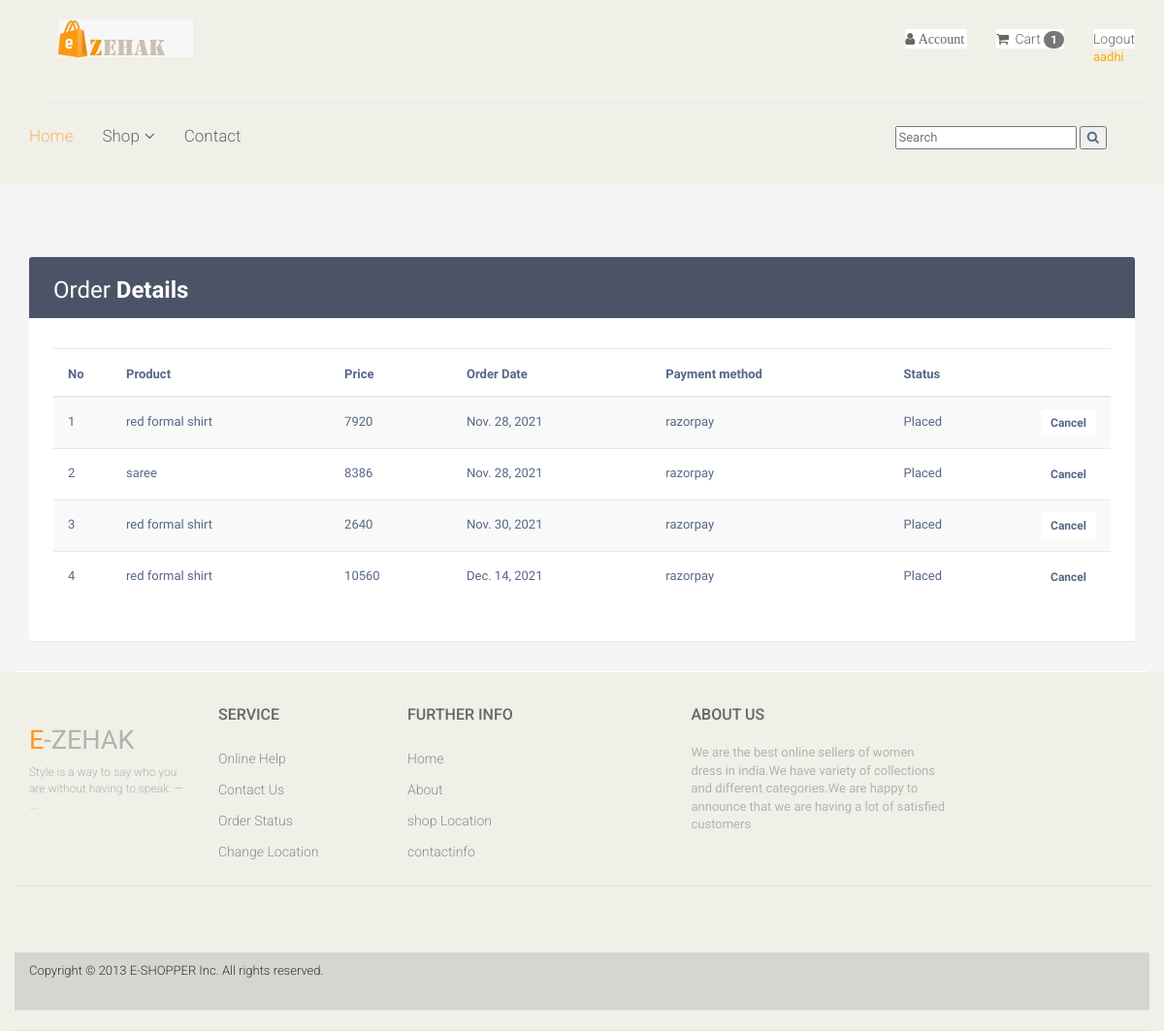
The app's page /myorder (signed in), older data.
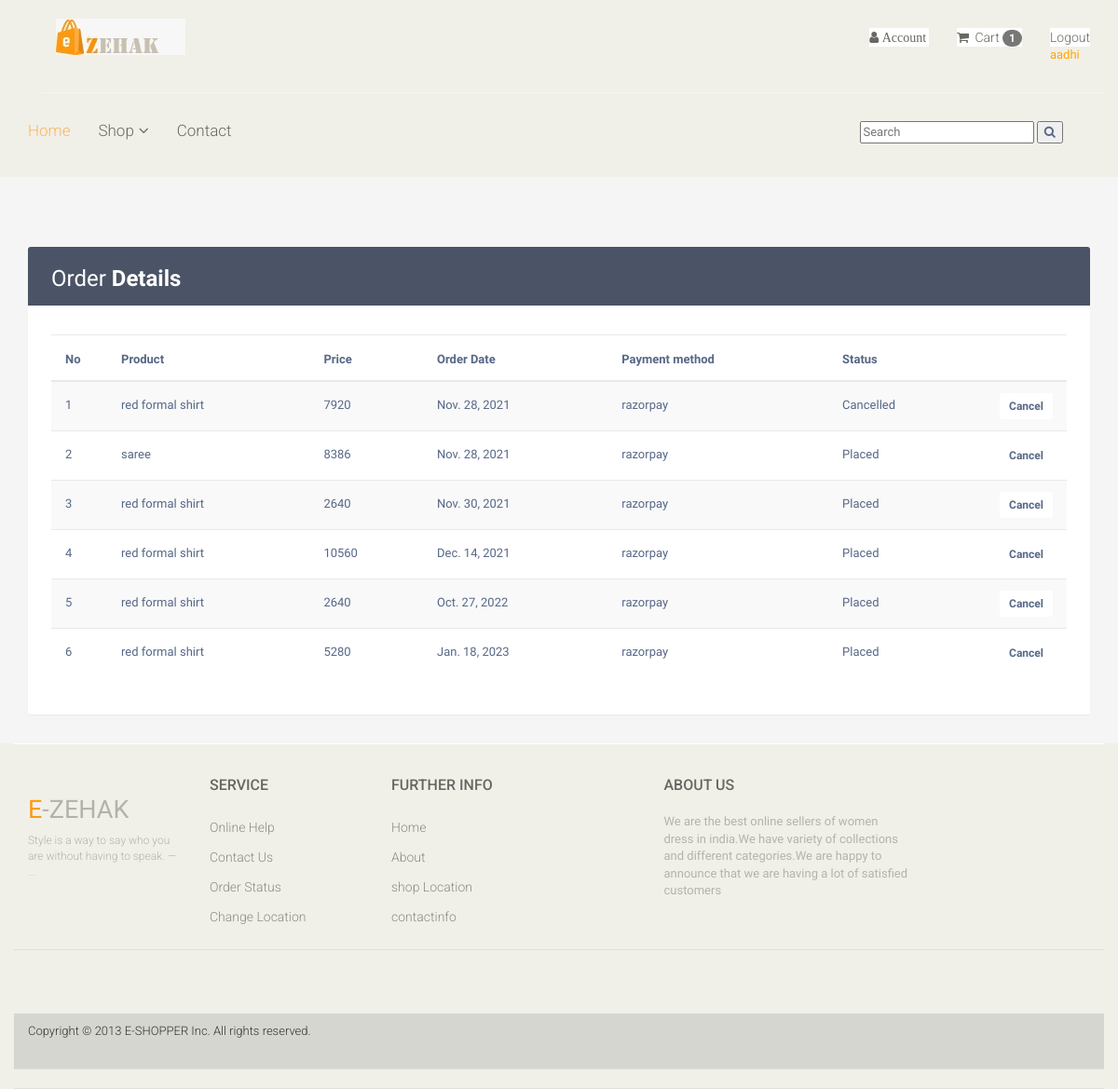
The same page, newer data.
### zehak/models.py (models this page shows, shortened)
class Order(models.Model):
    STATUS = {
        ('Placed','Placed'),
        ('Cancelled','Cancelled'),
        ('Shipped','Shipped'),
        ('Delivered','Delivered'),
        ('Returned','Returned')
    }
    PAYMENT_STATUS = {
        ('Success','Success'),
        ('Failed','Failed'),
        ('Pending','Pending'),
    }
    user = models.ForeignKey(User,on_delete=models.CASCADE)
    item = models.ForeignKey(Product,on_delete=models.CASCADE)
    order_id = models.UUIDField(default=uuid.uuid4, unique=True, db_index=True, editable=False)
    price = models.IntegerField()
    address = models.ForeignKey(Address,on_delete=models.CASCADE,null=True)
    order_date = models.DateField(auto_now_add=True)
    order_time = models.TimeField(auto_now_add=True)
    status = models.CharField(max_length=20,choices=STATUS,default='Placed')
    payment_status = models.CharField(max_length=20,choices=PAYMENT_STATUS,default='Success')
    pay_method = models.CharField(max_length=100,default=100)

### week8/models.py (models this page shows, shortened)
class Product(models.Model):
    image1 = models.ImageField(upload_to='photos/productimages')
    image2 = models.ImageField(upload_to='photos/productimages')
    image3 = models.ImageField(upload_to='photos/productimages',blank=True)
    image4 = models.ImageField(upload_to='photos/productimages',blank=True)
    brand = models.CharField(max_length=50)
    productname = models.CharField(max_length=50,unique=True)
    category = models.ForeignKey(Category,on_delete=models.CASCADE)
    price = models.IntegerField()
    offers = models.IntegerField(default=0)
    newprice = models.IntegerField(default=0)
    size = models.ManyToManyField(Size, default='s')
    stock = models.IntegerField()

### zehak/views.py (the view)
# urls.py: path('myorder',views.myorder,name='myorder'),
def myorder(request):
    user=request.user
    order = Order.objects.filter(user=user)
    context = {
        'user': user,
        'order' : order,
        }
    return render(request,"user/myorder.html",context)

### zehak/context_processor.py (called while the page is built)
def counter(request):
    cart_count = 0
    if 'admin' in request.path:
        return {}
    else:
        try:
            cart_items = CartItem.objects.all().filter(user=request.user)
            for cart_item in cart_items:
                cart_count += 1
        except TypeError:
            cart_count = 0
    return dict(cart_count=cart_count)

### templates/user/myorder.html (shortened to what this page needs)
{% load static %}
<!DOCTYPE html>
<html lang="en">
<head>
    <link href="{% static 'user/css/bootstrap.min.css' %}" rel="stylesheet">
    <link href="{% static 'user/css/font-awesome.min.css' %}" rel="stylesheet">
    <link href="{% static 'user/css/prettyPhoto.css' %}" rel="stylesheet">
    <link href="{% static 'user/css/price-range.css' %}" rel="stylesheet">
    <link href="{% static 'user/css/animate.css' %}" rel="stylesheet">
	<link href="{% static 'user/css/main.css' %}" rel="stylesheet">
	<link href="{% static 'user/css/responsive.css' %}" rel="stylesheet">
	<link rel="stylesheet" href="https://maxcdn.bootstrapcdn.com/font-awesome/4.7.0/css/font-awesome.min.css">
	<link rel="stylesheet" href="https://maxcdn.bootstrapcdn.com/bootstrap/3.3.7/css/bootstrap.min.css">
</head>
<body>
	<header id="header">
		<div class="header_top">
			<div class="container">
				<div class="row">
					<div class="col-sm-6">
						<div class="contactinfo">
							<ul class="nav nav-pills">
		<div class="header-middle">
			<div class="container">
				<div class="row">
					<div class="col-md-4 clearfix">
						<div class="logo pull-left">
							<a href=""><img src="{% static 'user/images/home/zehak.jpeg' %}"alt="" /></a>
						</div>
					</div>
					<div class="col-md-8 clearfix">
						<div class="shop-menu clearfix pull-right">
							<ul class="nav navbar-nav">
								<li class="dropdown"><a href=""><i class="fa fa-user"> Account</i>
								</a>
								</li>
								<li><a href="{% url 'cart'  %}"><i class="fa fa-shopping-cart"></i> Cart
									<span class='badge badge-warning' id='lblCartCount'>{{ cart_count }}</span>
								</a></li>
								{% if user.is_authenticated %}
								  <li><a href="{% url 'logout' %}">Logout</a><p style="color: orange;">{{user.username}}</p></li>
								{% else %}
								 <li><a href="userlogin"><i class="fa fa-lock"></i>Login</a></li>
								 <li><a href="register">register</a></li>
								{% endif %}
							</ul>
						</div>
					</div>
				</div>
			</div>
		</div>
		<div class="header-bottom">
			<div class="container">
				<div class="row">
					<div class="col-sm-9">
						<div class="mainmenu pull-left">
							<ul class="nav navbar-nav collapse navbar-collapse">
								<li><a href="/" class="active">Home</a></li>
								<li class="dropdown"><a href="#">Shop<i class="fa fa-angle-down"></i></a>
                                </li>
								<li><a href="">Contact</a></li>
							</ul>
						</div>
					</div>
					<div class="col-sm-3">
						<form action="{% url 'search' %}" method="GET">
						<div><span>
							<input type="text" name="keyword" placeholder="Search"/>
						<button type="submit">
							<i class="fa fa-search" aria-hidden="true"></i>
						</button>
					</span>
					</div>
					</form>
					</div>
				</div>
			</div>
		</div>
	</header>
	<section id="slider">
	</section>
	<div class="container">
        <div class="table-wrapper">
            <div class="table-title">
                <div class="row">
                    <div class="col-sm-4">
						<h2>Order <b>Details</b></h2>
					</div>
					<div class="col-sm-8">
					</div>
                </div>
            </div>
			<div class="table-filter">
				<div class="row">
                    <div class="col-sm-3">
					</div>
                </div>
			</div>
            <table class="table table-striped table-hover">
                <thead>
                    <tr>
                        <th>No</th>
                        <th>Product</th>
						<th>Price</th>
						<th>Order Date</th>
                        <th>Payment method</th>
						<th>Status</th>
						<th>    </th>
                    </tr>
                </thead>
                <tbody>
                    {% for order in order %}
                    <tr>
                        <td>{{ forloop.counter }}</td>
                        <td>{{ order.item.productname }}</td>
						<td>{{ order.price }}</td>
                        <td>{{ order.order_date }}</td>
						<td><span >{{ order.pay_method }}</span></td>
						<td>{{ order.status }}</td>
						<td><button class="btn btn-sm btn-danger" ><a href="{% url 'delete_order' order.id %}">Cancel</a></button></td>
                    </tr>
                    {% endfor %}
                </tbody>
            </table>
        </div>
    </div>
	<section>
		<div class="container">
			<div class="row">
				<div class="col-sm-3">
				</div>
				<div class="col-sm-9 padding-right">
					</div>
				</div>
			</div>
	</section>
	<footer id="footer">
		<div class="footer-top">
			<div class="container">
				<div class="row">
					<div class="col-sm-2">
						<div class="companyinfo">
							<h2><span>e</span>-ZEHAK</h2>
							<p>Style is a way to say who you are without having to speak. — ...</p>
						</div>
					</div>
		<div class="footer-widget">
			<div class="container">
				<div class="row">
					<div class="col-sm-2">
						<div class="single-widget">
							<h2>Service</h2>
							<ul class="nav nav-pills nav-stacked">
								<li><a href="#">Online Help</a></li>
								<li><a href="#">Contact Us</a></li>
								<li><a href="#">Order Status</a></li>
								<li><a href="#">Change Location</a></li>
							</ul>
						</div>
					</div>
					<div class="col-sm-2">
						<div class="single-widget">
							<h2>Further info</h2>
							<ul class="nav nav-pills nav-stacked">
								<li><a href="#">Home</a></li>
								<li><a href="#">About</a></li>
								<li><a href="#">shop Location</a></li>
								<li><a href="#">contactinfo</a></li>
							</ul>
						</div>
					</div>
					<div class="col-sm-3 col-sm-offset-1">
						<div class="single-widget">
							<h2>About Us</h2>
							<p style="color:#B3B3AD;">We are the best online sellers of women dress in india.We have variety of collections and different categories.We are happy to announce that we are having a lot of satisfied customers</p>
						</div>
					</div>
				</div>
			</div>
		</div>
		<div class="footer-bottom">
			<div class="container">
				<div class="row">
					<p class="pull-left">Copyright © 2013 E-SHOPPER Inc. All rights reserved.</p>
				</div>
			</div>
		</div>
	</footer>
</body>
</html>
<!-- {% load static %}

### static/user/css/main.css (style rules this page uses)
body { font-family: 'Roboto', sans-serif; position: relative; font-weight: 400px; }
ul li { list-style: none; }
a { -webkit-transition: 300ms; transition: 300ms; }
h1, h2, h3, h4, h5, h6 { font-family: 'Roboto', sans-serif; }
.header_top { background: none repeat scroll 0 0 #F0F0E9; }
.contactinfo ul li:first-child { margin-left: -15px; }
.contactinfo ul li a { font-size: 12px; color: #696763; font-family: 'Roboto', sans-serif; }
.header-middle .container .row { border-bottom: 1px solid #f5f5f5; margin-left: 0; margin-right: 0; padding-bottom: 20px; padding-top: 20px; }
.shop-menu ul li { display: inline-block; padding-left: 15px; padding-right: 15px; }
.shop-menu ul li:last-child { padding-right: 0; }
.shop-menu ul li a { background: #FFFFFF; color: #696763; font-family: 'Roboto', sans-serif; font-size: 14px; font-weight: 300; padding: 0; padding-right: 0; margin-top: 10px; }
.shop-menu ul li a i { margin-right: 3px; }
.header-bottom { padding-bottom: 30px; padding-top: 30px; }
.navbar-collapse.collapse { padding-left: 0; }
.mainmenu ul li { padding-right: 15px; padding-left: 15px; }
.mainmenu ul li:first-child { padding-left: 0px; }
.mainmenu ul li a { color: #696763; font-family: 'Roboto', sans-serif; font-size: 17px; font-weight: 300; padding: 0; padding-bottom: 10px; }
.mainmenu ul li a:hover, .mainmenu ul li a.active, .shop-menu ul li a.active { background: none; color: #fdb45e; }
.navbar-nav li ul.sub-menu li a { color: #fff; }
.fa-angle-down { padding-left: 5px; }
#footer { background: #F0F0E9; }
.footer-top .container { border-bottom: 1px solid #E0E0DA; padding-bottom: 20px; }
.companyinfo { margin-top: 57px; }
.companyinfo h2 { color: #B4B1AB; font-family: abel; font-size: 27px; text-transform: uppercase; }
.companyinfo h2 span { color: #FE980F; }
.companyinfo p { color: #B3B3AD; font-family: 'Roboto', sans-serif; font-size: 12px; font-weight: 300; }
.footer-top .col-sm-3 { overflow: hidden; }
.footer-widget { margin-bottom: 68px; }
.footer-widget .container { border-top: 1px solid #FFFFFF; padding-top: 15px; }
.single-widget h2 { color: #666663; font-family: 'Roboto', sans-serif; font-size: 16px; font-weight: 500; margin-bottom: 22px; text-transform: uppercase; }
.single-widget ul li a { color: #8C8C88; font-family: 'Roboto', sans-serif; font-size: 14px; font-weight: 300; padding: 5px 0; }
.footer-bottom { background: #D6D6D0; padding-top: 10px; }
.footer-bottom p { color: #363432; font-family: 'Roboto', sans-serif; font-weight: 300; margin-left: 15px; }
#slider { padding-bottom: 45px; }
.padding-right { padding-right: 0; }

### templates/user/myorder.html (style rules this page uses)
.dropdown { position: relative; display: inline-block; }
body { color: #566787; background: #f5f5f5; font-family: 'Varela Round', sans-serif; font-size: 13px; }
.table-wrapper { background: #fff; padding: 20px 25px; margin: 30px auto; border-radius: 3px; box-shadow: 0 1px 1px rgba(0,0,0,.05); }
.table-wrapper .btn { float: right; color: #333; background-color: #fff; border-radius: 3px; border: none; outline: none !important; margin-left: 10px; }
.table-title { color: #fff; background: #4b5366; padding: 16px 25px; margin: -20px -25px 10px; border-radius: 3px 3px 0 0; }
.table-title h2 { margin: 5px 0 0; font-size: 24px; }
.table-filter { padding: 5px 0 15px; border-bottom: 1px solid #e9e9e9; margin-bottom: 5px; }
table.table tr th, table.table tr td { border-color: #e9e9e9; padding: 12px 15px; vertical-align: middle; }
table.table tr th:first-child { width: 60px; }
table.table tr th:last-child { width: 80px; }
table.table-striped tbody tr:nth-of-type(odd) { background-color: #fcfcfc; }
table.table td a { font-weight: bold; color: #566787; display: inline-block; text-decoration: none; }

Row changes from the older to the newer data that the page shows:
changed Order: status "Placed" → "Cancelled"
added Order: item.productname "red formal shirt", price "2640", order_date "Oct. 27, 2022", pay_method "razorpay", status "Placed"
added Order: item.productname "red formal shirt", price "5280", order_date "Jan. 18, 2023", pay_method "razorpay", status "Placed"
